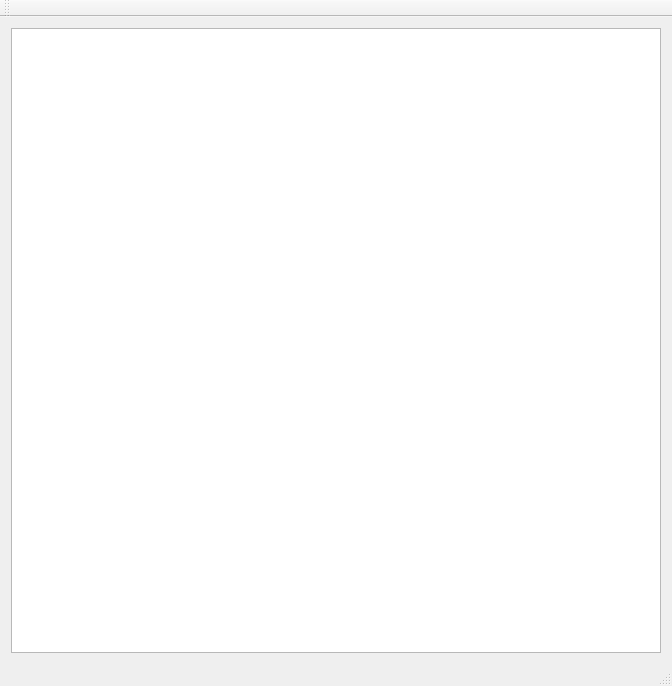
<?xml version="1.0" encoding="UTF-8"?>
<ui version="4.0">
 <class>MainWindow</class>
 <widget class="QMainWindow" name="MainWindow">
  <property name="geometry">
   <rect>
    <x>0</x>
    <y>0</y>
    <width>672</width>
    <height>686</height>
   </rect>
  </property>
  <property name="windowTitle">
   <string>MainWindow</string>
  </property>
  <widget class="QWidget" name="centralWidget">
   <layout class="QVBoxLayout" name="verticalLayout">
    <item>
     <widget class="MyGraphicsView" name="graphicsView"/>
    </item>
   </layout>
  </widget>
  <widget class="QMenuBar" name="menuBar">
   <property name="geometry">
    <rect>
     <x>0</x>
     <y>0</y>
     <width>672</width>
     <height>21</height>
    </rect>
   </property>
  </widget>
  <widget class="QToolBar" name="mainToolBar">
   <attribute name="toolBarArea">
    <enum>TopToolBarArea</enum>
   </attribute>
   <attribute name="toolBarBreak">
    <bool>false</bool>
   </attribute>
  </widget>
  <widget class="QStatusBar" name="statusBar"/>
 </widget>
 <layoutdefault spacing="6" margin="11"/>
 <customwidgets>
  <customwidget>
   <class>MyGraphicsView</class>
   <extends>QGraphicsView</extends>
   <header>../G2G/graphicsview/mygraphicsview.h</header>
  </customwidget>
 </customwidgets>
 <resources/>
 <connections/>
</ui>
